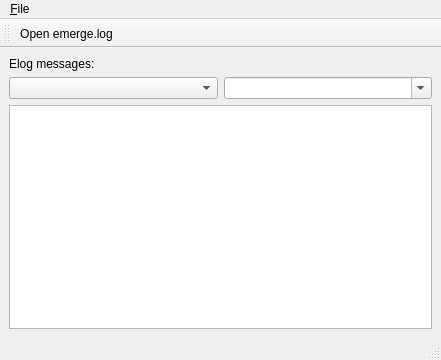
<?xml version="1.0" encoding="UTF-8"?>
<ui version="4.0">
 <class>MainWindow</class>
 <widget class="QMainWindow" name="MainWindow">
  <property name="geometry">
   <rect>
    <x>0</x>
    <y>0</y>
    <width>441</width>
    <height>360</height>
   </rect>
  </property>
  <property name="windowTitle">
   <string>emergeMon</string>
  </property>
  <property name="windowIcon">
   <iconset resource="emergemon.qrc">
    <normaloff>:/emon/images/gentoo-logo.svg</normaloff>:/emon/images/gentoo-logo.svg</iconset>
  </property>
  <widget class="QWidget" name="centralwidget">
   <layout class="QGridLayout" name="gridLayout">
    <item row="0" column="0" colspan="2">
     <widget class="QLabel" name="label">
      <property name="text">
       <string>Elog messages:</string>
      </property>
     </widget>
    </item>
    <item row="1" column="0">
     <widget class="QComboBox" name="comboBox"/>
    </item>
    <item row="1" column="1">
     <widget class="QComboBox" name="comboBox_2">
      <property name="editable">
       <bool>true</bool>
      </property>
      <property name="insertPolicy">
       <enum>QComboBox::NoInsert</enum>
      </property>
     </widget>
    </item>
    <item row="2" column="0" colspan="2">
     <widget class="QTextBrowser" name="textBrowser"/>
    </item>
   </layout>
  </widget>
  <widget class="QMenuBar" name="menubar">
   <property name="geometry">
    <rect>
     <x>0</x>
     <y>0</y>
     <width>441</width>
     <height>19</height>
    </rect>
   </property>
   <widget class="QMenu" name="menu_File">
    <property name="title">
     <string>&amp;File</string>
    </property>
    <addaction name="action_Open_emerge_log"/>
    <addaction name="separator"/>
    <addaction name="action_Quit"/>
   </widget>
   <addaction name="menu_File"/>
  </widget>
  <widget class="QStatusBar" name="statusbar"/>
  <widget class="QToolBar" name="toolBar">
   <property name="windowTitle">
    <string>toolBar</string>
   </property>
   <property name="iconSize">
    <size>
     <width>32</width>
     <height>32</height>
    </size>
   </property>
   <property name="toolButtonStyle">
    <enum>Qt::ToolButtonTextUnderIcon</enum>
   </property>
   <attribute name="toolBarArea">
    <enum>TopToolBarArea</enum>
   </attribute>
   <attribute name="toolBarBreak">
    <bool>false</bool>
   </attribute>
   <addaction name="action_Open_emerge_log"/>
  </widget>
  <action name="action_Open_emerge_log">
   <property name="icon">
    <iconset resource="emergemon.qrc">
     <normaloff>:/emon/images/text-x-log.png</normaloff>:/emon/images/text-x-log.png</iconset>
   </property>
   <property name="text">
    <string>&amp;Open emerge.log</string>
   </property>
   <property name="toolTip">
    <string>Open emerge.log</string>
   </property>
   <property name="shortcut">
    <string>Ctrl+O</string>
   </property>
  </action>
  <action name="action_Quit">
   <property name="icon">
    <iconset resource="emergemon.qrc">
     <normaloff>:/emon/images/application-exit.png</normaloff>:/emon/images/application-exit.png</iconset>
   </property>
   <property name="text">
    <string>&amp;Quit</string>
   </property>
   <property name="shortcut">
    <string>Ctrl+Q</string>
   </property>
  </action>
 </widget>
 <resources>
  <include location="emergemon.qrc"/>
 </resources>
 <connections/>
</ui>
